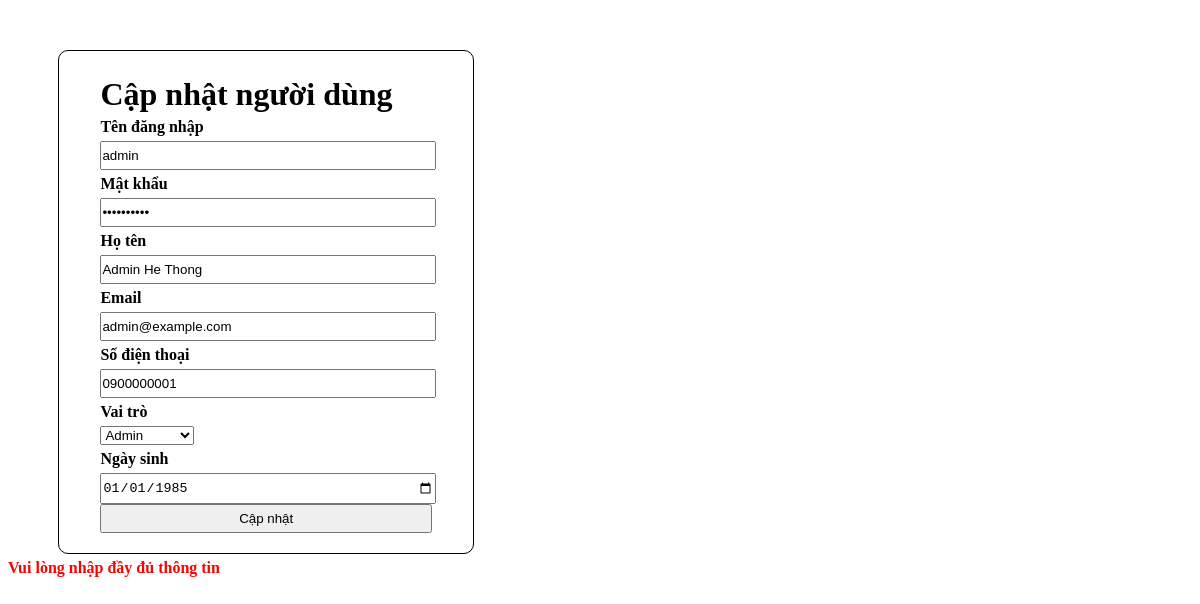
Screenshot of /Nhom2/BUOI2/capnhatnguoidung.php?id=1 with the database file from the repository.
### tables this page shows
CREATE TABLE IF NOT EXISTS nguoi_dung (
    id INT PRIMARY KEY AUTO_INCREMENT,
    ten_dang_nhap VARCHAR(50) NOT NULL,
    mat_khau VARCHAR(50) NOT NULL,
    ho_ten VARCHAR(50),
    email VARCHAR(50),
    sdt VARCHAR(10),
    vai_tro_id INT,
    ngay_sinh DATETIME,
    FOREIGN KEY (vai_tro_id) REFERENCES vai_tro(id)
);

### Nhom2/BUOI2/capnhatnguoidung.php (the view, shortened to what this page needs)
<!DOCTYPE html>
<html lang="en">
<head>
</head>
<body>
    <?php
        include("connect.php");
        $id = $_GET['id'];
        $sql = "SELECT * FROM nguoi_dung WHERE id = '$id'";
        $result = mysqli_query($conn,$sql);
        $nguoiDung = mysqli_fetch_assoc($result);
    ?>
    <div class="container">
    <form action="index.php?page_layout=capnhatnguoidung&id=<?php echo $id ?>" method="post">
        <h1>Cập nhật người dùng</h1>
        <div>
            <p>Tên đăng nhập</p>
            <input type="text" name="ten-dang-nhap" placeholder="Tên đăng nhập" value="<?php echo $nguoiDung['ten_dang_nhap']?>">
        </div>
        <div>
            <p>Mật khẩu</p>
            <input type="password" name="password" placeholder="Mật khẩu" value="<?php echo $nguoiDung['mat_khau']?>">
        </div>
        <div>
            <p>Họ tên</p>
            <input type="text" name="ho-ten" placeholder="Họ tên" value="<?php echo $nguoiDung['ho_ten']?>">
        </div>
        <div>
            <p>Email</p>
            <input type="email" name="email" placeholder="Email" value="<?php echo $nguoiDung['email']?>">
        </div>
        <div>
            <p>Số điện thoại</p>
            <input type="text" name="so-dien-thoai" placeholder="Số điện thoại" value="<?php echo $nguoiDung['sdt']?>">
        </div>
        <div>
            <p>Vai trò</p>
            <select name="vai-tro">
                <option value="1" <?php echo $nguoiDung['vai_tro_id'] == 1? "selected" : ""?>>Admin</option>
            </select>
        </div>
        <div>
            <p>Ngày sinh</p>
            <input type="date" name="ngay-sinh" value="<?php $ngaySinh = date('Y-m-d', strtotime($nguoiDung['ngay_sinh'])); echo $ngaySinh?>">
        </div>
        <div><input type="submit" value="Cập nhật"></div>
    </form>
    </div>
        <?php
            if(!empty($_POST["ten-dang-nhap"])&&
                !empty($_POST["password"])&&
                !empty($_POST["ho-ten"])&&
                !empty($_POST["email"])&&
                !empty($_POST["so-dien-thoai"])&&
                !empty($_POST["vai-tro"])&&
                !empty($_POST["ngay-sinh"])){
                    $tenDangNhap = $_POST["ten-dang-nhap"];
                    $password = $_POST["password"];
                    $hoTen = $_POST["ho-ten"];
                    $email = $_POST["email"];
                    $soDienThoai = $_POST["so-dien-thoai"];
                    $vaiTro = $_POST["vai-tro"];
                    $ngaySinh = $_POST["ngay-sinh"];
                    $sql = "UPDATE nguoi_dung SET ten_dang_nhap`='$tenDangNhap',mat_khau`='$password',`ho_ten`='$hoTen',`email`='$email',`sdt`='$soDienThoai',`vai_tro_id`='$vaiTro',`ngay_sinh`='$ngaySinh' WHERE id = '$id'";
                    mysqli_query($conn,$sql);
                    mysqli_close($conn);
                    header('location: index.php?page_layout=nguoidung');
                }else{
                    echo '<p class="warning">Vui lòng nhập đầy đủ thông tin</p>';
                }
        ?>
</body>
</html>

### Nhom2/BUOI2/capnhatnguoidung.php (style rules this page uses)
p { font-weight: bold; margin:5px 0; }
h1 { margin: 5px 0; }
.container { border: 1px solid black; border-radius: 10px; width: 35%; padding: 20px 0; display: flex; justify-content: center; margin-top : 50px; margin-left : 50px; }
form { width:80%; }
input { width:100%; padding: 5px 0; }
.warning { color: red; font-weight: bold; }

### rows the page displays
nguoi_dung: ten-dang-nhap "admin", ho-ten "Admin He Thong", email "admin@example.com", so-dien-thoai "0900000001", vai-tro "Admin", ngay-sinh "01/01/1985"
